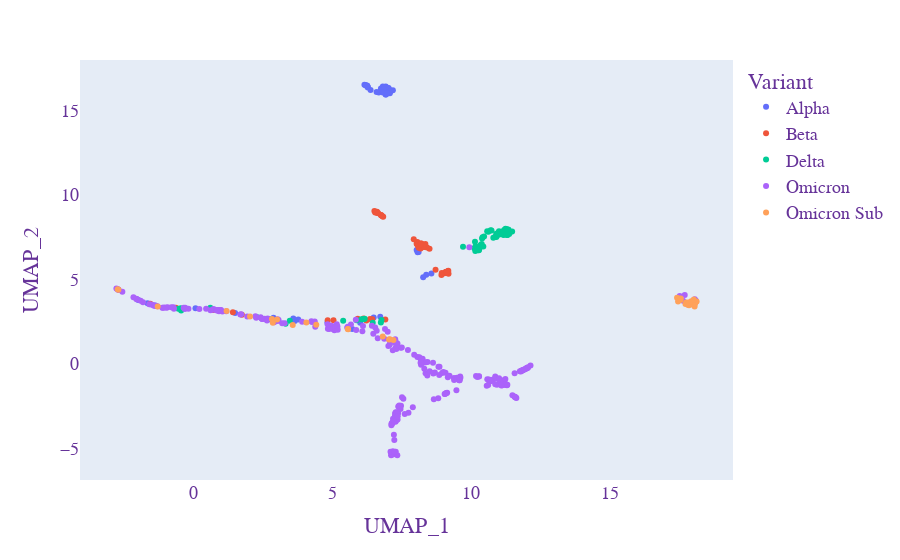
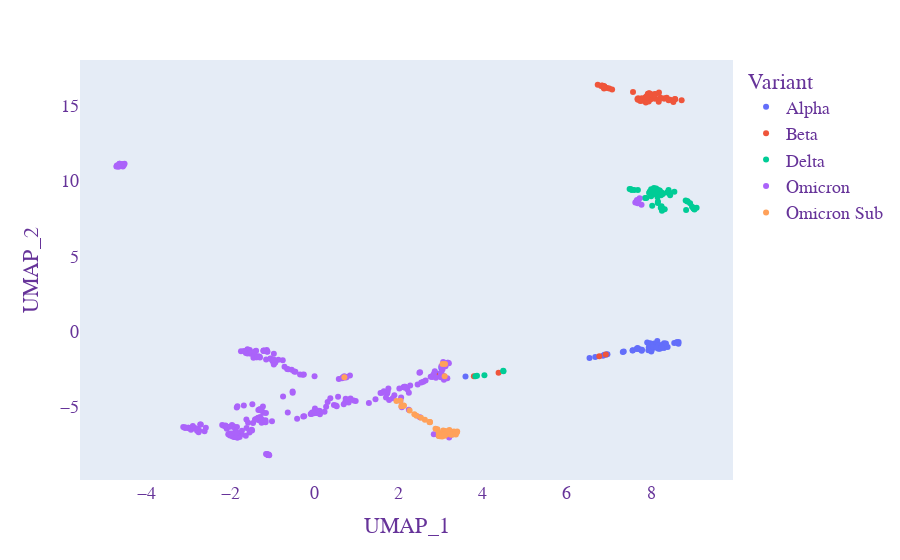
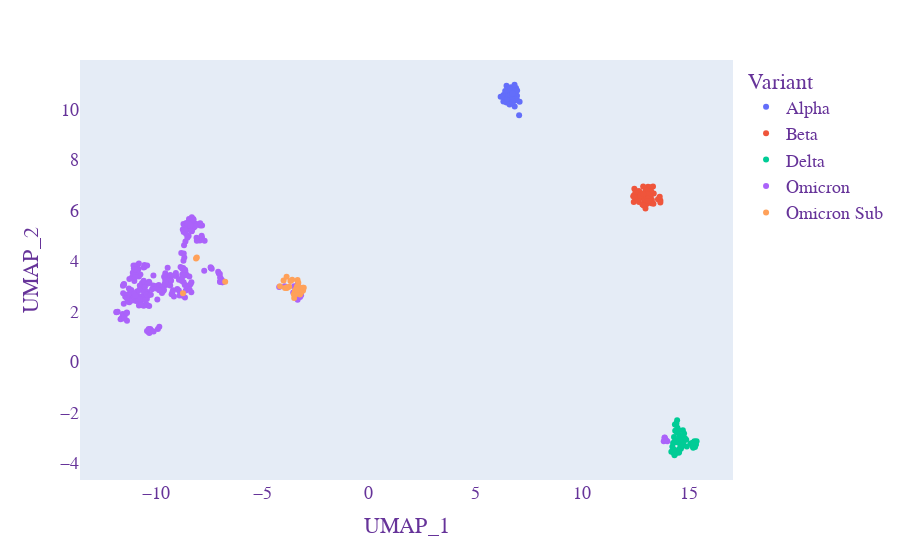

The cell these charts' notebook holds for them, in order:
### Code cell
umap_fn(data3, 3)
umap_fn(data5, 5)
umap_fn(data7, 7)
